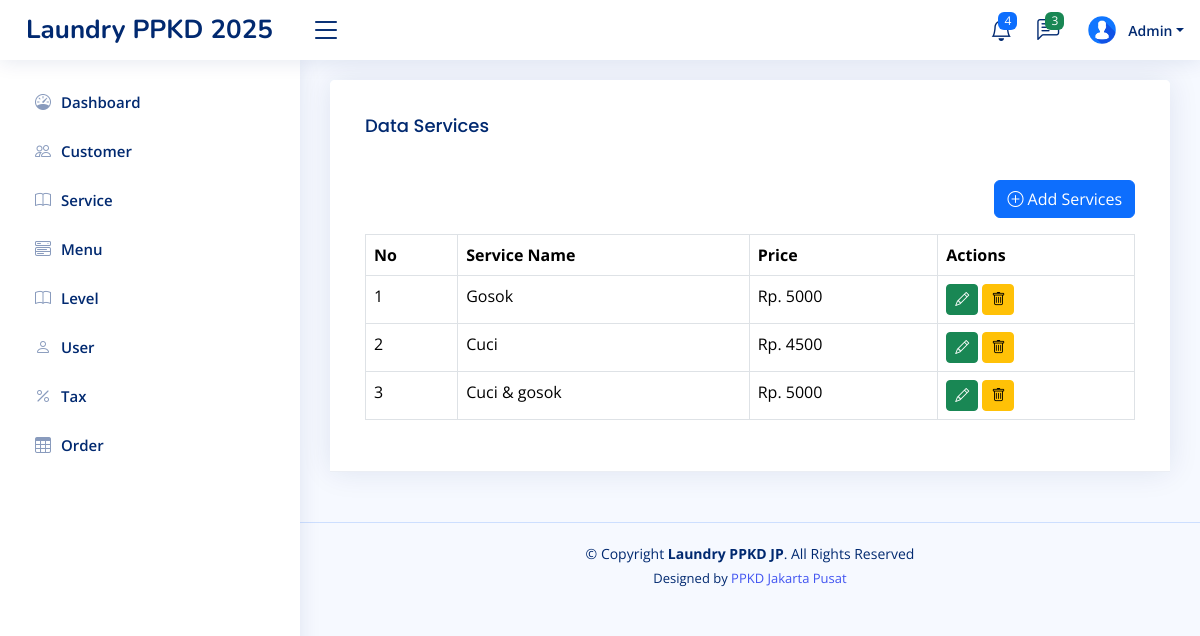
Page /home.php?page=service (signed in) on the earlier database version.
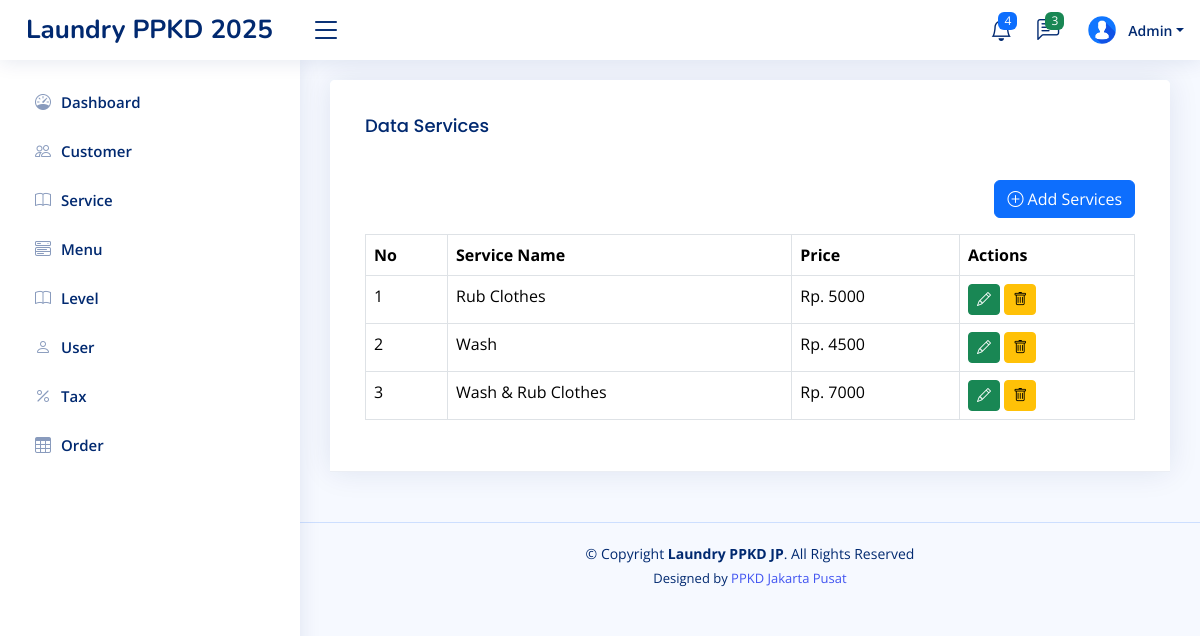
Same page on the later database version.
### tables this page shows
CREATE TABLE `services` (
  `id` int(11) NOT NULL,
  `name` varchar(50) NOT NULL,
  `price` int(11) NOT NULL,
  `description` text NOT NULL,
  `created_at` timestamp NOT NULL DEFAULT current_timestamp(),
  `updated_at` timestamp NULL DEFAULT NULL ON UPDATE current_timestamp()
);

### pages/service.php (the view, shortened to what this page needs)
<?php
$q_services = mysqli_query($config, "SELECT  * FROM services ORDER BY id DESC");
$services = mysqli_fetch_all($q_services, MYSQLI_ASSOC);
?>
<!DOCTYPE html>
<html lang="en">
<head>
</head>
<body>
    <div class="row">
        <div class="col-sm-12">
            <div class="card">
                <div class="card-header">
                    <div class="card-body">
                        <h3 class="card-title">Data Services</h3>
                    </div>
                    <div class="card-body">
                        <div class="d-flex mb-3 justify-content-end">
                            <a href="?page=tambah-service" class="btn btn-primary">
                                <i class="bi bi-plus-circle"></i> Add Services
                            </a>
                        </div>
                        <table class="table table-bordered">
                            <tr>
                                <th>No</th>
                                <th>Service Name</th>
                                <th>Price</th>
                                <th>Actions</th>
                            </tr>
                            <?php
                            foreach ($services as $key => $service) {
                            ?>
                                <tr>
                                    <td><?php echo $key + 1 ?></td>
                                    <td><?php echo $service['name'] ?></td>
                                    <td>Rp. <?php echo $service['price'] ?></td>
                                    <td>
                                        <a class="btn btn-success btn-sm"
                                            href="?page=tambah-service&edit=<?= $service['id'] ?>">
                                            <i class="bi bi-pencil"></i>
                                        </a>
                                        <form class="d-inline" action="?page=service&delete=<?= $service['id'] ?>"
                                            method="post" onclick="return confirm('Are you sure you want to delete?')">
                                            <button type="submit" class="btn btn-warning btn-sm">
                                                <i class="bi bi-trash"></i>
                                            </button>
                                        </form>
                                    </td>
                                </tr>
                            <?php
                            }
                            ?>
                        </table>
                    </div>
                </div>
            </div>
        </div>
    </div>
</body>
</html>

Differences in the rows shown:
changed services: name "Gosok" → "Rub Clothes"
changed services: name "Cuci" → "Wash"
changed services: name "Cuci & gosok" → "Wash & Rub Clothes"; price "5000" → "7000"
